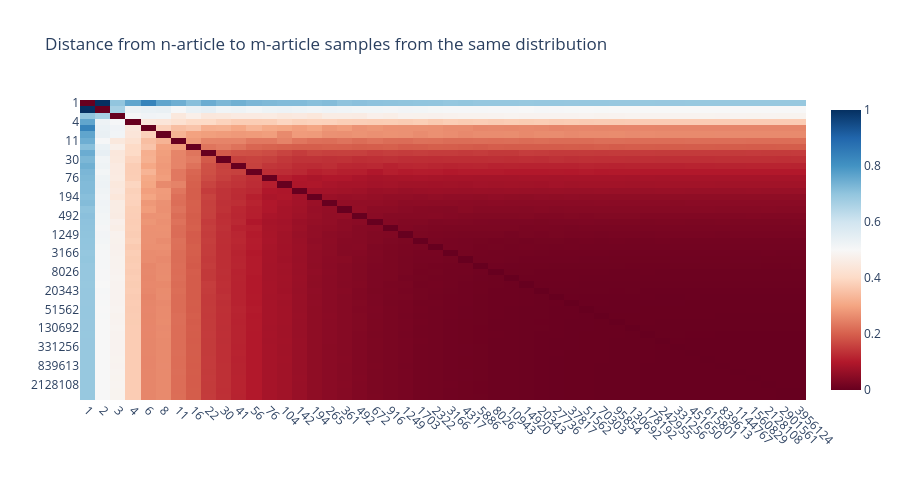

Here is the notebook cell this chart was saved with:
### Code cell
a, b = np.meshgrid(n_articles_array, n_articles_array)
c = np.maximum(a, b)
uf.plotly_heatmap(
    df_conv,
    # (df_conv > threshold).astype(int),
    # df_dist_2d.div(np.sqrt((a + b) / a / b)),
    x_labels=df_conv.columns.astype(str),
    y_labels=df_conv.columns.astype(str),
    title=f"Distance from n-article to m-article samples from the same distribution",
    line_height=10
)

### Figure 1 — Plotly figure (JSON) as saved in the notebook; plotly's stock layout.template omitted (floating-point values rounded to 4 significant figures; data arrays with more than 128 entries replaced by an {"elided": "..."} marker saying what was removed)
{"data": [{"colorscale": [[0, "rgb(103,0,31)"], [0.1, "rgb(178,24,43)"], [0.2, "rgb(214,96,77)"], [0.3, "rgb(244,165,130)"], [0.4, "rgb(253,219,199)"], [0.5, "rgb(247,247,247)"], [0.6, "rgb(209,229,240)"], [0.7, "rgb(146,197,222)"], [0.8, "rgb(67,147,195)"], [0.9, "rgb(33,102,172)"], [1, "rgb(5,48,97)"]], "customdata": {"elided": "48x48x2 str values"}, "hovertemplate": "<b>X: </b>%{customdata[0]}<br><b>Y: </b>%{customdata[1]}<br><b>Z: </b> %{z:.3f}<br><extra></extra>", "type": "heatmap", "x": ["1", "2", "3", "4", "6", "8", "11", "16", "22", "30", "41", "56", "76", "104", "142", "194", "265", "361", "492", "672", "916", "1249", "1703", "2322", "3166", "4317", "5886", "8026", "10943", "14920", "20343", "27736", "37817", "51562", "70303", "95854", "130692", "178192", "242955", "331256", "451650", "615801", "839613", "1144767", "1560829", "2128108", "2901561", "3956124"], "y": ["1", "2", "3", "4", "6", "8", "11", "16", "22", "30", "41", "56", "76", "104", "142", "194", "265", "361", "492", "672", "916", "1249", "1703", "2322", "3166", "4317", "5886", "8026", "10943", "14920", "20343", "27736", "37817", "51562", "70303", "95854", "130692", "178192", "242955", "331256", "451650", "615801", "839613", "1144767", "1560829", "2128108", "2901561", "3956124"], "z": {"elided": "48x48 float values"}}], "layout": {"height": 480, "title": {"text": "Distance from n-article to m-article samples from the same distribution"}, "xaxis": {"automargin": true, "tickangle": 45}, "yaxis": {"automargin": true, "autorange": "reversed"}}}
